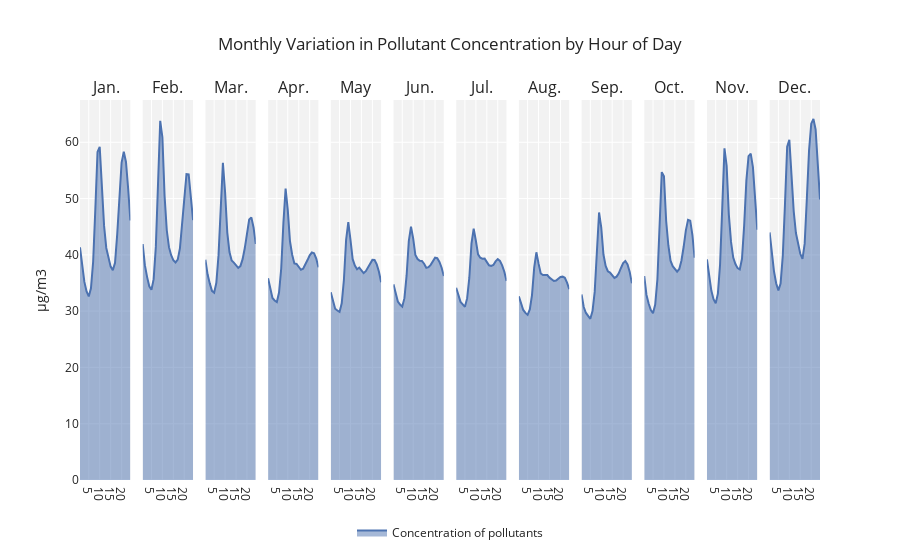

Here is the notebook cell this chart was saved with:
### Code cell
months_str = {1:'Jan.',2:'Feb.',3:'Mar.',4:'Apr.',5:'May',6:'Jun.',7:'Jul.',8:'Aug.',9:'Sep.',10:'Oct.',11:'Nov.',12:'Dec.'}
df_month_hour = df.groupby(['month', 'hour'], as_index=False).mean()
fig = make_subplots(rows=1, cols=12, shared_yaxes=True, subplot_titles=list(months_str.values()))
for key, value in months_str.items():
    df_month = df_month_hour[df_month_hour['month'] == key]
    fig.add_trace(go.Scatter(x=df_month['hour'], y=df_month['value'], name="Concentration of pollutants", legendgroup='g', marker_color='#4C72B0', fill='tozeroy'), row=1, col=key)

names = set()
fig.for_each_trace(lambda trace: trace.update(showlegend=False) if (trace.name in names) else names.add(trace.name))
fig.update_layout(title={'text':'Monthly Variation in Pollutant Concentration by Hour of Day'}, barmode='stack')
fig.update_layout({'plot_bgcolor': 'rgba(0,0,0,0.05)'}, legend = dict(orientation = 'h', xanchor = "center", x = 0.5, y= -0.1))
fig.update_yaxes(title_text='µg/m3', col=1)
fig.show()

### Figure 1 — Plotly figure (JSON) as saved in the notebook; plotly's stock layout.template omitted (floating-point values rounded to 4 significant figures)
{"data": [{"fill": "tozeroy", "legendgroup": "g", "marker": {"color": "#4C72B0"}, "name": "Concentration of pollutants", "type": "scatter", "x": [1, 2, 3, 4, 5, 6, 7, 8, 9, 10, 11, 12, 13, 14, 15, 16, 17, 18, 19, 20, 21, 22, 23, 24], "xaxis": "x", "y": [41.33, 37.74, 35.19, 33.5, 32.61, 34.05, 38.77, 48.12, 58.26, 59.18, 51.48, 45.14, 41.22, 39.35, 37.91, 37.28, 38.57, 43.67, 50.99, 56.4, 58.31, 56.5, 51.74, 46.11], "yaxis": "y"}, {"fill": "tozeroy", "legendgroup": "g", "marker": {"color": "#4C72B0"}, "name": "Concentration of pollutants", "showlegend": false, "type": "scatter", "x": [1, 2, 3, 4, 5, 6, 7, 8, 9, 10, 11, 12, 13, 14, 15, 16, 17, 18, 19, 20, 21, 22, 23, 24], "xaxis": "x2", "y": [41.92, 38.16, 36.09, 34.41, 33.79, 35.68, 41.41, 52.8, 63.81, 60.87, 50.46, 44.37, 41.36, 39.93, 39.05, 38.64, 39.15, 41.15, 45.66, 50.9, 54.33, 54.29, 50.69, 46.17], "yaxis": "y2"}, {"fill": "tozeroy", "legendgroup": "g", "marker": {"color": "#4C72B0"}, "name": "Concentration of pollutants", "showlegend": false, "type": "scatter", "x": [1, 2, 3, 4, 5, 6, 7, 8, 9, 10, 11, 12, 13, 14, 15, 16, 17, 18, 19, 20, 21, 22, 23, 24], "xaxis": "x3", "y": [39.14, 36.53, 34.93, 33.61, 33.28, 35.03, 39.94, 49.75, 56.36, 51.12, 43.96, 40.49, 38.99, 38.62, 38.08, 37.69, 37.99, 39.23, 41.2, 44.0, 46.26, 46.65, 44.87, 41.93], "yaxis": "y3"}, {"fill": "tozeroy", "legendgroup": "g", "marker": {"color": "#4C72B0"}, "name": "Concentration of pollutants", "showlegend": false, "type": "scatter", "x": [1, 2, 3, 4, 5, 6, 7, 8, 9, 10, 11, 12, 13, 14, 15, 16, 17, 18, 19, 20, 21, 22, 23, 24], "xaxis": "x4", "y": [35.84, 33.73, 32.34, 31.9, 31.62, 33.31, 37.57, 45.76, 51.77, 47.95, 42.41, 40.01, 38.47, 38.38, 37.93, 37.35, 37.54, 38.23, 39.07, 39.91, 40.41, 40.28, 39.34, 37.78], "yaxis": "y4"}, {"fill": "tozeroy", "legendgroup": "g", "marker": {"color": "#4C72B0"}, "name": "Concentration of pollutants", "showlegend": false, "type": "scatter", "x": [1, 2, 3, 4, 5, 6, 7, 8, 9, 10, 11, 12, 13, 14, 15, 16, 17, 18, 19, 20, 21, 22, 23, 24], "xaxis": "x5", "y": [33.36, 31.82, 30.42, 30.1, 29.87, 31.38, 35.57, 42.67, 45.8, 42.65, 39.23, 38.1, 37.45, 37.74, 37.33, 36.77, 37.1, 37.71, 38.53, 39.1, 39.07, 38.3, 36.98, 35.14], "yaxis": "y5"}, {"fill": "tozeroy", "legendgroup": "g", "marker": {"color": "#4C72B0"}, "name": "Concentration of pollutants", "showlegend": false, "type": "scatter", "x": [1, 2, 3, 4, 5, 6, 7, 8, 9, 10, 11, 12, 13, 14, 15, 16, 17, 18, 19, 20, 21, 22, 23, 24], "xaxis": "x6", "y": [34.76, 33.25, 31.7, 31.16, 30.8, 32.31, 36.34, 42.43, 45.0, 42.91, 39.97, 39.26, 38.93, 38.9, 38.43, 37.69, 37.8, 38.22, 38.95, 39.49, 39.4, 38.74, 37.71, 36.24], "yaxis": "y6"}, {"fill": "tozeroy", "legendgroup": "g", "marker": {"color": "#4C72B0"}, "name": "Concentration of pollutants", "showlegend": false, "type": "scatter", "x": [1, 2, 3, 4, 5, 6, 7, 8, 9, 10, 11, 12, 13, 14, 15, 16, 17, 18, 19, 20, 21, 22, 23, 24], "xaxis": "x7", "y": [34.16, 32.94, 31.64, 31.2, 30.76, 32.26, 35.89, 42.04, 44.64, 42.5, 40.09, 39.48, 39.32, 39.33, 38.72, 38.15, 38.03, 38.21, 38.83, 39.25, 38.92, 38.13, 36.99, 35.37], "yaxis": "y7"}, {"fill": "tozeroy", "legendgroup": "g", "marker": {"color": "#4C72B0"}, "name": "Concentration of pollutants", "showlegend": false, "type": "scatter", "x": [1, 2, 3, 4, 5, 6, 7, 8, 9, 10, 11, 12, 13, 14, 15, 16, 17, 18, 19, 20, 21, 22, 23, 24], "xaxis": "x8", "y": [32.63, 31.45, 30.21, 29.68, 29.33, 30.3, 32.85, 37.73, 40.46, 38.44, 36.7, 36.4, 36.37, 36.4, 35.95, 35.59, 35.36, 35.45, 35.75, 36.06, 36.13, 35.92, 35.06, 33.91], "yaxis": "y8"}, {"fill": "tozeroy", "legendgroup": "g", "marker": {"color": "#4C72B0"}, "name": "Concentration of pollutants", "showlegend": false, "type": "scatter", "x": [1, 2, 3, 4, 5, 6, 7, 8, 9, 10, 11, 12, 13, 14, 15, 16, 17, 18, 19, 20, 21, 22, 23, 24], "xaxis": "x9", "y": [32.97, 30.74, 29.67, 29.02, 28.63, 30.0, 33.42, 40.56, 47.52, 44.85, 40.06, 38.03, 37.09, 36.86, 36.38, 35.89, 36.13, 36.72, 37.67, 38.54, 38.9, 38.3, 36.96, 34.96], "yaxis": "y9"}, {"fill": "tozeroy", "legendgroup": "g", "marker": {"color": "#4C72B0"}, "name": "Concentration of pollutants", "showlegend": false, "type": "scatter", "x": [1, 2, 3, 4, 5, 6, 7, 8, 9, 10, 11, 12, 13, 14, 15, 16, 17, 18, 19, 20, 21, 22, 23, 24], "xaxis": "x10", "y": [36.23, 32.91, 31.36, 30.2, 29.64, 31.18, 35.63, 44.57, 54.69, 53.96, 46.05, 41.71, 38.97, 37.98, 37.45, 37.02, 37.49, 39.0, 41.43, 44.35, 46.22, 46.06, 43.52, 39.48], "yaxis": "y10"}, {"fill": "tozeroy", "legendgroup": "g", "marker": {"color": "#4C72B0"}, "name": "Concentration of pollutants", "showlegend": false, "type": "scatter", "x": [1, 2, 3, 4, 5, 6, 7, 8, 9, 10, 11, 12, 13, 14, 15, 16, 17, 18, 19, 20, 21, 22, 23, 24], "xaxis": "x11", "y": [39.19, 36.25, 33.66, 32.12, 31.4, 33.11, 38.32, 48.53, 58.91, 55.8, 47.14, 42.3, 39.51, 38.38, 37.64, 37.4, 39.3, 45.23, 53.17, 57.55, 57.97, 55.58, 50.35, 44.46], "yaxis": "y11"}, {"fill": "tozeroy", "legendgroup": "g", "marker": {"color": "#4C72B0"}, "name": "Concentration of pollutants", "showlegend": false, "type": "scatter", "x": [1, 2, 3, 4, 5, 6, 7, 8, 9, 10, 11, 12, 13, 14, 15, 16, 17, 18, 19, 20, 21, 22, 23, 24], "xaxis": "x12", "y": [43.97, 40.09, 37.03, 34.92, 33.69, 34.91, 39.8, 48.96, 59.21, 60.43, 53.38, 47.73, 43.87, 41.74, 40.18, 39.3, 41.99, 50.04, 58.57, 63.3, 64.13, 62.27, 56.21, 49.85], "yaxis": "y12"}], "layout": {"annotations": [{"font": {"size": 16}, "showarrow": false, "text": "Jan.", "x": 0.03403, "xanchor": "center", "xref": "paper", "y": 1, "yanchor": "bottom", "yref": "paper"}, {"font": {"size": 16}, "showarrow": false, "text": "Feb.", "x": 0.1187, "xanchor": "center", "xref": "paper", "y": 1, "yanchor": "bottom", "yref": "paper"}, {"font": {"size": 16}, "showarrow": false, "text": "Mar.", "x": 0.2035, "xanchor": "center", "xref": "paper", "y": 1, "yanchor": "bottom", "yref": "paper"}, {"font": {"size": 16}, "showarrow": false, "text": "Apr.", "x": 0.2882, "xanchor": "center", "xref": "paper", "y": 1, "yanchor": "bottom", "yref": "paper"}, {"font": {"size": 16}, "showarrow": false, "text": "May", "x": 0.3729, "xanchor": "center", "xref": "paper", "y": 1, "yanchor": "bottom", "yref": "paper"}, {"font": {"size": 16}, "showarrow": false, "text": "Jun.", "x": 0.4576, "xanchor": "center", "xref": "paper", "y": 1, "yanchor": "bottom", "yref": "paper"}, {"font": {"size": 16}, "showarrow": false, "text": "Jul.", "x": 0.5424, "xanchor": "center", "xref": "paper", "y": 1, "yanchor": "bottom", "yref": "paper"}, {"font": {"size": 16}, "showarrow": false, "text": "Aug.", "x": 0.6271, "xanchor": "center", "xref": "paper", "y": 1, "yanchor": "bottom", "yref": "paper"}, {"font": {"size": 16}, "showarrow": false, "text": "Sep.", "x": 0.7118, "xanchor": "center", "xref": "paper", "y": 1, "yanchor": "bottom", "yref": "paper"}, {"font": {"size": 16}, "showarrow": false, "text": "Oct.", "x": 0.7965, "xanchor": "center", "xref": "paper", "y": 1, "yanchor": "bottom", "yref": "paper"}, {"font": {"size": 16}, "showarrow": false, "text": "Nov.", "x": 0.8812, "xanchor": "center", "xref": "paper", "y": 1, "yanchor": "bottom", "yref": "paper"}, {"font": {"size": 16}, "showarrow": false, "text": "Dec.", "x": 0.966, "xanchor": "center", "xref": "paper", "y": 1, "yanchor": "bottom", "yref": "paper"}], "barmode": "stack", "legend": {"orientation": "h", "x": 0.5, "xanchor": "center", "y": -0.1}, "plot_bgcolor": "rgba(0,0,0,0.05)", "title": {"text": "Monthly Variation in Pollutant Concentration by Hour of Day"}, "xaxis": {"anchor": "y", "domain": [0, 0.06806]}, "xaxis10": {"anchor": "y10", "domain": [0.7625, 0.8306]}, "xaxis11": {"anchor": "y11", "domain": [0.8472, 0.9153]}, "xaxis12": {"anchor": "y12", "domain": [0.9319, 1.0]}, "xaxis2": {"anchor": "y2", "domain": [0.08472, 0.1528]}, "xaxis3": {"anchor": "y3", "domain": [0.1694, 0.2375]}, "xaxis4": {"anchor": "y4", "domain": [0.2542, 0.3222]}, "xaxis5": {"anchor": "y5", "domain": [0.3389, 0.4069]}, "xaxis6": {"anchor": "y6", "domain": [0.4236, 0.4917]}, "xaxis7": {"anchor": "y7", "domain": [0.5083, 0.5764]}, "xaxis8": {"anchor": "y8", "domain": [0.5931, 0.6611]}, "xaxis9": {"anchor": "y9", "domain": [0.6778, 0.7458]}, "yaxis": {"anchor": "x", "domain": [0, 1], "title": {"text": "µg/m3"}}, "yaxis10": {"anchor": "x10", "domain": [0, 1], "matches": "y", "showticklabels": false}, "yaxis11": {"anchor": "x11", "domain": [0, 1], "matches": "y", "showticklabels": false}, "yaxis12": {"anchor": "x12", "domain": [0, 1], "matches": "y", "showticklabels": false}, "yaxis2": {"anchor": "x2", "domain": [0, 1], "matches": "y", "showticklabels": false}, "yaxis3": {"anchor": "x3", "domain": [0, 1], "matches": "y", "showticklabels": false}, "yaxis4": {"anchor": "x4", "domain": [0, 1], "matches": "y", "showticklabels": false}, "yaxis5": {"anchor": "x5", "domain": [0, 1], "matches": "y", "showticklabels": false}, "yaxis6": {"anchor": "x6", "domain": [0, 1], "matches": "y", "showticklabels": false}, "yaxis7": {"anchor": "x7", "domain": [0, 1], "matches": "y", "showticklabels": false}, "yaxis8": {"anchor": "x8", "domain": [0, 1], "matches": "y", "showticklabels": false}, "yaxis9": {"anchor": "x9", "domain": [0, 1], "matches": "y", "showticklabels": false}}}
